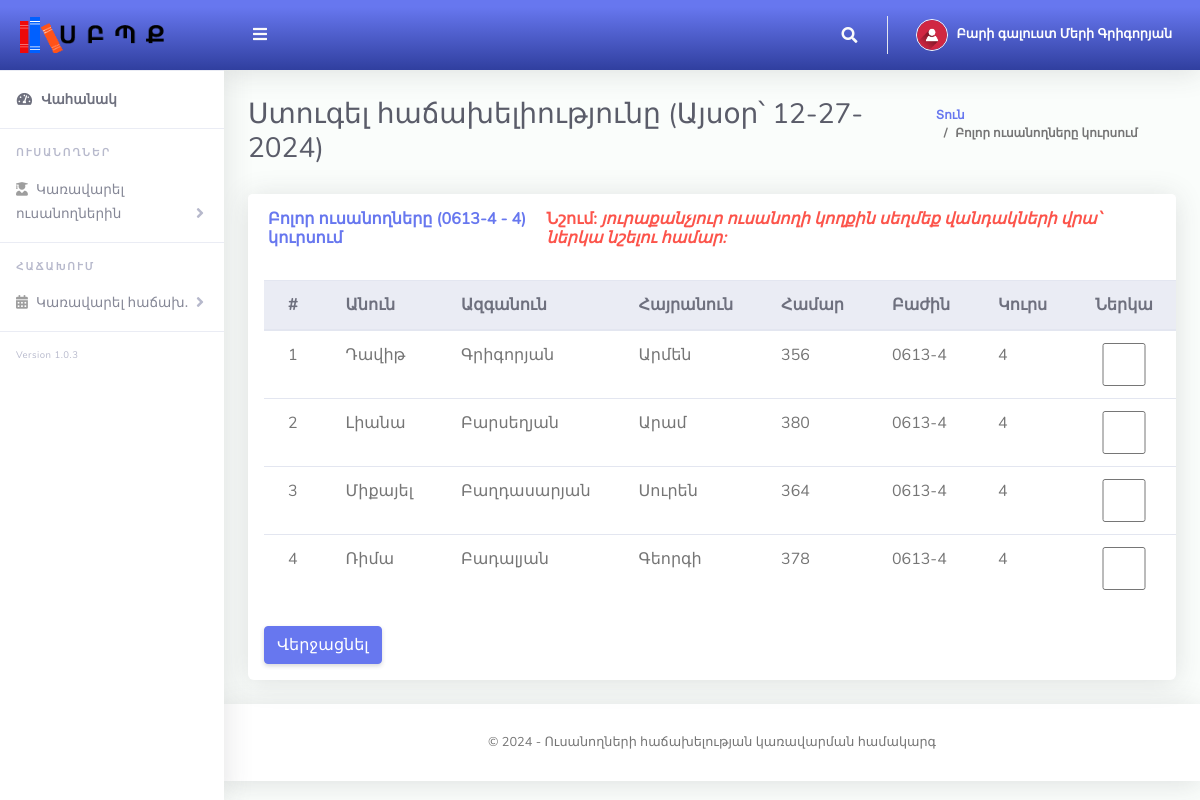
/ClassTeacher/takeAttendance.php (signed in), run on the app's committed database.
### tables this page shows
CREATE TABLE `tblclassteacher` (
  `Id` int(10) NOT NULL,
  `firstName` varchar(255) NOT NULL,
  `lastName` varchar(255) NOT NULL,
  `emailAddress` varchar(255) NOT NULL,
  `password` varchar(255) NOT NULL,
  `phoneNo` varchar(50) NOT NULL,
  `classId` varchar(10) NOT NULL,
  `classArmId` varchar(10) NOT NULL,
  `dateCreated` varchar(50) NOT NULL
);

CREATE TABLE `tblstudents` (
  `Id` int(10) NOT NULL,
  `firstName` varchar(255) NOT NULL,
  `lastName` varchar(255) NOT NULL,
  `otherName` varchar(255) NOT NULL,
  `admissionNumber` varchar(255) NOT NULL,
  `password` varchar(50) NOT NULL,
  `classId` varchar(10) NOT NULL,
  `classArmId` varchar(10) NOT NULL,
  `dateCreated` varchar(50) NOT NULL
);

CREATE TABLE `tblclass` (
  `Id` int(10) NOT NULL,
  `className` varchar(255) NOT NULL
);

CREATE TABLE `tblclassarms` (
  `Id` int(10) NOT NULL,
  `classId` varchar(10) NOT NULL,
  `classArmName` varchar(255) NOT NULL,
  `isAssigned` varchar(10) NOT NULL
);

### ClassTeacher/takeAttendance.php (the view, shortened to what this page needs)
<?php
include '../Includes/dbcon.php';
    $query = "SELECT tblclass.className,tblclassarms.classArmName
    FROM tblclassteacher
    INNER JOIN tblclass ON tblclass.Id = tblclassteacher.classId
    INNER JOIN tblclassarms ON tblclassarms.Id = tblclassteacher.classArmId
    Where tblclassteacher.Id = '$_SESSION[userId]'";
    $rs = $conn->query($query);
    $rrw = $rs->fetch_assoc();
?>
<!DOCTYPE html>
<html lang="hy">
<head>
  <link href="../vendor/fontawesome-free/css/all.min.css" rel="stylesheet" type="text/css">
  <link href="../vendor/bootstrap/css/bootstrap.min.css" rel="stylesheet" type="text/css">
  <link href="css/ruang-admin.min.css" rel="stylesheet">
</head>
<body id="page-top">
  <div id="wrapper">
      <?php include "Includes/sidebar.php";?>
    <div id="content-wrapper" class="d-flex flex-column">
      <div id="content">
       <?php include "Includes/topbar.php";?>
        <div class="container-fluid" id="container-wrapper">
          <div class="d-sm-flex align-items-center justify-content-between mb-4">
            <h1 class="h3 mb-0 text-gray-800">Ստուգել հաճախելիությունը (Այսօր՝ <?php echo $todaysDate = date("m-d-Y");?>)</h1>
            <ol class="breadcrumb">
              <li class="breadcrumb-item"><a href="./">Տուն</a></li>
              <li class="breadcrumb-item active" aria-current="page">Բոլոր ուսանողները կուրսում</li>
            </ol>
          </div>
          <div class="row">
            <div class="col-lg-12">
        <form method="post">
            <div class="row">
              <div class="col-lg-12">
              <div class="card mb-4">
                <div class="card-header py-3 d-flex flex-row align-items-center justify-content-between">
                  <h6 class="m-0 font-weight-bold text-primary">Բոլոր ուսանողները (<?php echo $rrw['className'].' - '.$rrw['classArmName'];?>) կուրսում</h6>
                  <h6 class="m-0 font-weight-bold text-danger">Նշում: <i> յուրաքանչյուր ուսանողի կողքին սեղմեք վանդակների վրա՝ ներկա նշելու համար:</i></h6>
                </div>
                <div class="table-responsive p-3">
                  <table class="table align-items-center table-flush table-hover">
                    <thead class="thead-light">
                      <tr>
                        <th>#</th>
                        <th>Անուն</th>
                        <th>Ազգանուն</th>
                        <th>Հայրանուն</th>
                        <th>Համար</th>
                        <th>Բաժին</th>
                        <th>Կուրս</th>
                        <th>Ներկա</th>
                      </tr>
                    </thead>
                    <tbody>
                  <?php
                      $query = "SELECT tblstudents.Id,tblstudents.admissionNumber,tblclass.className,tblclass.Id As classId,tblclassarms.classArmName,tblclassarms.Id AS classArmId,tblstudents.firstName,
                      tblstudents.lastName,tblstudents.otherName,tblstudents.admissionNumber,tblstudents.dateCreated
                      FROM tblstudents
                      INNER JOIN tblclass ON tblclass.Id = tblstudents.classId
                      INNER JOIN tblclassarms ON tblclassarms.Id = tblstudents.classArmId
                      where tblstudents.classId = '$_SESSION[classId]' and tblstudents.classArmId = '$_SESSION[classArmId]'";
                      $rs = $conn->query($query);
                      $num = $rs->num_rows;
                      $sn=0;
                      if($num > 0)
                      {
                        while ($rows = $rs->fetch_assoc())
                          {
                             $sn = $sn + 1;
                            echo"
                              <tr>
                                <td>".$sn."</td>
                                <td>".$rows['firstName']."</td>
                                <td>".$rows['lastName']."</td>
                                <td>".$rows['otherName']."</td>
                                <td>".$rows['admissionNumber']."</td>
                                <td>".$rows['className']."</td>
                                <td>".$rows['classArmName']."</td>
                                <td><input name='check[]' type='checkbox' value=".$rows['admissionNumber']." class='form-control'></td>
                              </tr>";
                          }
                      }
                      else
                      {
                           echo
                           "<div class='alert alert-danger' role='alert'>
                            No Record Found!
                            </div>";
                      }
                      ?>
                    </tbody>
                  </table>
                  <br>
                  <button type="submit" name="save" class="btn btn-primary">Վերջացնել</button>
                  </form>
                </div>
              </div>
            </div>
            </div>
          </div>
        </div>
       <?php include "Includes/footer.php";?>
</body>
</html>

### ClassTeacher/Includes/sidebar.php (shortened to what this page needs)
<ul class="navbar-nav sidebar sidebar-light accordion" id="accordionSidebar">
     <a class="sidebar-brand d-flex align-items-center bg-gradient-primary justify-content-center" href="index.php">
       <div class="sidebar-brand-icon" >
         <img src="img/logo/logo.png">
       </div>
     </a>
     <hr class="sidebar-divider my-0">
     <li class="nav-item active">
       <a class="nav-link" href="index.php">
         <i class="fas fa-fw fa-tachometer-alt"></i>
         <span>Վահանակ</span></a>
     </li>
     <hr class="sidebar-divider">
     <div class="sidebar-heading">
       Ուսանողներ
     </div>
      <li class="nav-item">
       <a class="nav-link collapsed" href="#" data-toggle="collapse" data-target="#collapseBootstrap2"
         aria-expanded="true" aria-controls="collapseBootstrap2">
         <i class="fas fa-user-graduate"></i>
         <span>Կառավարել ուսանողներին</span>
       </a>
     </li>
     <hr class="sidebar-divider">
     <div class="sidebar-heading">
     Հաճախում
     </div>
      <li class="nav-item">
       <a class="nav-link collapsed" href="#" data-toggle="collapse" data-target="#collapseBootstrapcon"
         aria-expanded="true" aria-controls="collapseBootstrapcon">
         <i class="fa fa-calendar-alt"></i>
         <span>Կառավարել հաճախ․</span>
       </a>
     </li>
     <hr class="sidebar-divider">
     <div class="version" id="version-ruangadmin"></div>
   </ul>

### ClassTeacher/Includes/topbar.php (shortened to what this page needs)
<?php
  $query = "SELECT * FROM tblclassteacher WHERE Id = ".$_SESSION['userId']."";
  $rs = $conn->query($query);
  $rows = $rs->fetch_assoc();
  $fullName = $rows['firstName']." ".$rows['lastName'];;
?>
<nav class="navbar navbar-expand navbar-light bg-gradient-primary topbar mb-4 static-top">
          <button id="sidebarToggleTop" class="btn btn-link rounded-circle mr-3">
            <i class="fa fa-bars"></i>
          </button>
          <ul class="navbar-nav ml-auto">
            <li class="nav-item dropdown no-arrow">
              <a class="nav-link dropdown-toggle" href="#" id="searchDropdown" role="button" data-toggle="dropdown"
                aria-haspopup="true" aria-expanded="false">
                <i class="fas fa-search fa-fw"></i>
              </a>
            </li>
            <li class="nav-item dropdown no-arrow">
              <a class="nav-link dropdown-toggle" href="#" id="userDropdown" role="button" data-toggle="dropdown"
                aria-haspopup="true" aria-expanded="false">
                <img class="img-profile rounded-circle" src="img/user-icn.png" style="max-width: 60px">
                <span class="ml-2 d-none d-lg-inline text-white small"><b>Բարի գալուստ <?php echo $fullName;?></b></span>
              </a>
            </li>
          </ul>
        </nav>

### ClassTeacher/Includes/footer.php
<footer class="sticky-footer bg-white">
        <div class="container my-auto">
          <div class="copyright text-center my-auto">
            <span> &copy; <script> document.write(new Date().getFullYear()); </script> -
              Ուսանողների հաճախելության կառավարման համակարգ
            </span>
          </div>
        </div>
      </footer>

### data on the page
tblclassteacher: fullName "Մերի Գրիգորյան"
tblstudents: firstName "Դավիթ", lastName "Գրիգորյան", otherName "Արմեն", admissionNumber "356", classId.className "0613-4", classArmId.classArmName "4"
tblstudents: firstName "Լիանա", lastName "Բարսեղյան", otherName "Արամ", admissionNumber "380", classId.className "0613-4", classArmId.classArmName "4"
tblstudents: firstName "Միքայել", lastName "Բաղդասարյան", otherName "Սուրեն", admissionNumber "364", classId.className "0613-4", classArmId.classArmName "4"
tblstudents: firstName "Ռիմա", lastName "Բադալյան", otherName "Գեորգի", admissionNumber "378", classId.className "0613-4", classArmId.classArmName "4"

### other printed values
$rrw['className'] "0613-4"
$rrw['classArmName'] "4"
